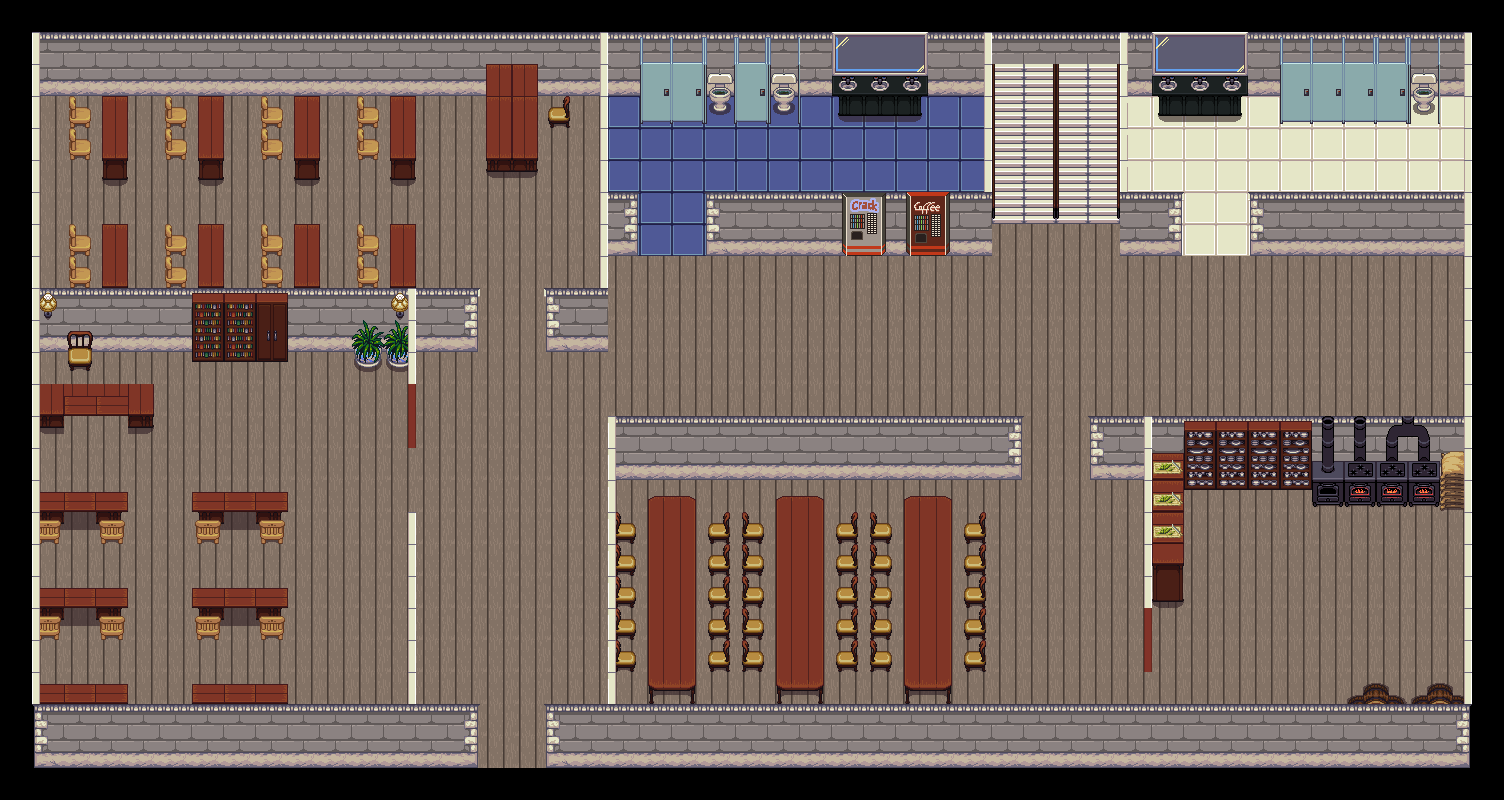

Rendered tile map (Tiled .tmx) drawn with the repository's tilesets; below, a short description and the map source with its tile grids summarised:
An orthogonal 47x25 tile map with 32x32 px tiles, 5 tile layers (Capa de Patrones 1, Capa de patrones 2, Capa de patrones 3, Capa de patrones 4, ...), 8 tilesets.

<map version="1.2" tiledversion="1.2.2" orientation="orthogonal" renderorder="right-down" width="47" height="25" tilewidth="32" tileheight="32" infinite="0" nextlayerid="7" nextobjectid="1">
 <tileset firstgid="1" source="../Construccion Mapas/interior7.tsx" />
 <tileset firstgid="1025" source="../Construccion Mapas/Window.tsx" />
 <tileset firstgid="1041" source="../Construccion Mapas/Inside_A4.tsx" />
 <tileset firstgid="1281" source="../Construccion Mapas/interior4.tsx" />
 <tileset firstgid="2305" source="../Construccion Mapas/Inside_B.tsx" />
 <tileset firstgid="2561" source="../Construccion Mapas/Inside_A2.tsx" />
 <tileset firstgid="2753" source="../Construccion Mapas/interior3.tsx" />
 <tileset firstgid="2841" source="../Construccion Mapas/interior.tsx" />
 <layer id="1" name="Capa de Patrones 1" width="47" height="25">
  <data>[1175 cells, 1146 non-empty, 23 distinct tile ids]</data>
 </layer>
 <layer id="2" name="Capa de patrones 2" width="47" height="25">
  <data>[1175 cells, 262 non-empty, 62 distinct tile ids]</data>
 </layer>
 <layer id="3" name="Capa de patrones 3" width="47" height="25">
  <data>[1175 cells, 136 non-empty, 22 distinct tile ids]</data>
 </layer>
 <layer id="5" name="Capa de patrones 4" width="47" height="25">
  <data>[1175 cells, 14 non-empty, 4 distinct tile ids]</data>
 </layer>
 <layer id="6" name="Capa de patrones 5" width="47" height="25">
  <data>[1175 cells, 68 non-empty, 17 distinct tile ids]</data>
 </layer>
</map>
